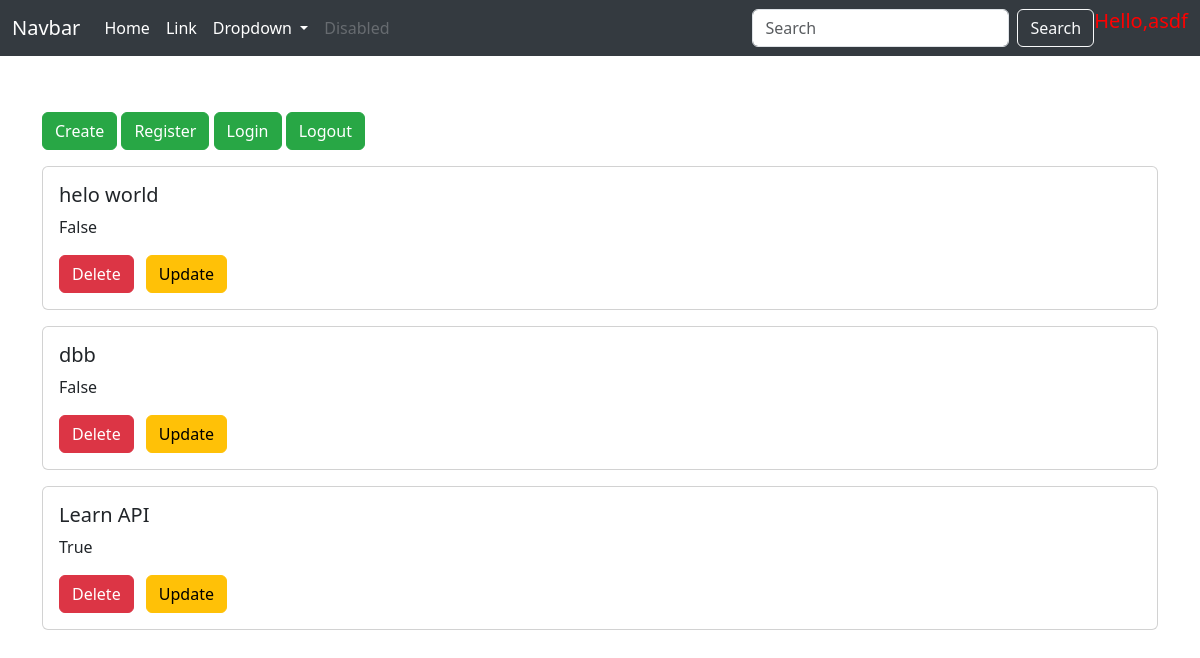
Screenshot of /retreive/ (signed in) with the database file from the repository.
### todoapp/models.py (models this page shows, shortened)
class TODO(models.Model):
    title = models.CharField(max_length=100)
    description = models.TextField()
    is_done = models.BooleanField(default=False)
    user = models.ForeignKey(User, on_delete=models.CASCADE,blank=True,null=True)
    image = models.ImageField(upload_to= 'images/', blank=True,null=True)

### todoapp/views.py (the view)
# urls.py: path('retreive/',views.retreive,name='retreive'),
def retreive(request):
    try:
        todos = TODO.objects.filter(user=request.user)
    except:
        todos = []
    return render(request,'retreive.html',{'todos':todos})

### templates/retreive.html (shortened to what this page needs)
<!doctype html>
<html lang="en">
<head>
  <link href="https://cdn.jsdelivr.net/npm/bootstrap@5.3.3/dist/css/bootstrap.min.css" rel="stylesheet">
</head>
<body>
  <nav class="navbar navbar-expand-lg navbar-dark fixed-top">
    <div class="container-fluid">
      <a class="navbar-brand" href="#">Navbar</a>
      <div class="collapse navbar-collapse" id="navbarSupportedContent">
        <ul class="navbar-nav me-auto mb-2 mb-lg-0">
          <li class="nav-item">
            <a class="nav-link active" aria-current="page" href="#">Home</a>
          </li>
          <li class="nav-item">
            <a class="nav-link" href="#">Link</a>
          </li>
          <li class="nav-item dropdown">
            <a class="nav-link dropdown-toggle" href="#" role="button" data-bs-toggle="dropdown" aria-expanded="false">
              Dropdown
            </a>
          </li>
          <li class="nav-item">
            <a class="nav-link disabled" aria-disabled="true">Disabled</a>
          </li>
        </ul>
        <form class="d-flex" role="search" action="{% url 'search' %}">
          <input class="form-control me-2" type="search" placeholder="Search" aria-label="Search" name="query">
          <button class="btn btn-outline-light" type="submit" >Search</button>
          <h5 style="color: red;">Hello,{{user.username}}</h5>
        </form>
      </div>
    </div>
  </nav>
  <div class="container mt-5">
    <a href="/create"><button type="button" class="btn btn-success mb-3">Create</button></a>
    <a href="/register"><button type="button" class="btn btn-success mb-3">Register</button></a>
    <a href="/login"><button type="button" class="btn btn-success mb-3">Login</button></a>
    <a href="{% url 'logout' %}"><button type="button" class="btn btn-success mb-3">Logout</button></a>
    {% for todo in todos %}
    <div class="card mb-3">
      <div class="card-body">
        <h5 class="card-title">{{ todo.title }}</h5>
        <p class="card-text">{{ todo.is_done }}</p>
        <a href="/delete/{{ todo.id }}"><button type="button" class="btn btn-danger me-2">Delete</button></a>
        <a href="/update/{{ todo.id }}"><button type="button" class="btn btn-warning">Update</button></a>
      </div>
    </div>
    {% endfor %}
  </div>
</body>
</html>

### templates/retreive.html (style rules this page uses)
body { padding-top: 4rem; }
.navbar { background-color: #343a40; }
.navbar-brand, .nav-link { color: #ffffff; }
.btn-success { background-color: #28a745; border-color: #28a745; }
.btn-danger { background-color: #dc3545; border-color: #dc3545; }
.btn-warning { background-color: #ffc107; border-color: #ffc107; }

### rows the page displays
TODO: title "helo world", is_done "False"
TODO: title "dbb", is_done "False"
TODO: title "Learn API", is_done "True"

### other values shown
{{ user.username }} "asdf"
